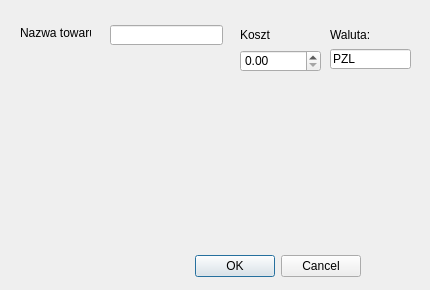
<?xml version="1.0" encoding="UTF-8"?>
<ui version="4.0">
 <class>ItemDialog</class>
 <widget class="QDialog" name="ItemDialog">
  <property name="geometry">
   <rect>
    <x>0</x>
    <y>0</y>
    <width>430</width>
    <height>290</height>
   </rect>
  </property>
  <property name="windowTitle">
   <string>Dialog</string>
  </property>
  <widget class="QDialogButtonBox" name="buttonBox">
   <property name="geometry">
    <rect>
     <x>180</x>
     <y>250</y>
     <width>181</width>
     <height>32</height>
    </rect>
   </property>
   <property name="orientation">
    <enum>Qt::Horizontal</enum>
   </property>
   <property name="standardButtons">
    <set>QDialogButtonBox::Cancel|QDialogButtonBox::Ok</set>
   </property>
  </widget>
  <widget class="QLabel" name="nameLabel">
   <property name="geometry">
    <rect>
     <x>20</x>
     <y>25</y>
     <width>71</width>
     <height>16</height>
    </rect>
   </property>
   <property name="text">
    <string>Nazwa towaru</string>
   </property>
  </widget>
  <widget class="QLineEdit" name="nameLineEdit">
   <property name="geometry">
    <rect>
     <x>110</x>
     <y>25</y>
     <width>113</width>
     <height>20</height>
    </rect>
   </property>
  </widget>
  <widget class="QLabel" name="priceLabel_2">
   <property name="geometry">
    <rect>
     <x>240</x>
     <y>25</y>
     <width>71</width>
     <height>20</height>
    </rect>
   </property>
   <property name="text">
    <string>Koszt</string>
   </property>
  </widget>
  <widget class="QLabel" name="currencyLabel_3">
   <property name="geometry">
    <rect>
     <x>330</x>
     <y>25</y>
     <width>71</width>
     <height>20</height>
    </rect>
   </property>
   <property name="text">
    <string>Waluta:</string>
   </property>
  </widget>
  <widget class="QLineEdit" name="currencyLineEdit_3">
   <property name="geometry">
    <rect>
     <x>330</x>
     <y>49</y>
     <width>81</width>
     <height>20</height>
    </rect>
   </property>
   <property name="text">
    <string>PZL</string>
   </property>
  </widget>
  <widget class="QDoubleSpinBox" name="priceDoubleSpinBox">
   <property name="geometry">
    <rect>
     <x>240</x>
     <y>50</y>
     <width>81</width>
     <height>22</height>
    </rect>
   </property>
  </widget>
 </widget>
 <resources/>
 <connections>
  <connection>
   <sender>buttonBox</sender>
   <signal>accepted()</signal>
   <receiver>ItemDialog</receiver>
   <slot>accept()</slot>
   <hints>
    <hint type="sourcelabel">
     <x>248</x>
     <y>254</y>
    </hint>
    <hint type="destinationlabel">
     <x>157</x>
     <y>274</y>
    </hint>
   </hints>
  </connection>
  <connection>
   <sender>buttonBox</sender>
   <signal>rejected()</signal>
   <receiver>ItemDialog</receiver>
   <slot>reject()</slot>
   <hints>
    <hint type="sourcelabel">
     <x>316</x>
     <y>260</y>
    </hint>
    <hint type="destinationlabel">
     <x>286</x>
     <y>274</y>
    </hint>
   </hints>
  </connection>
 </connections>
</ui>
